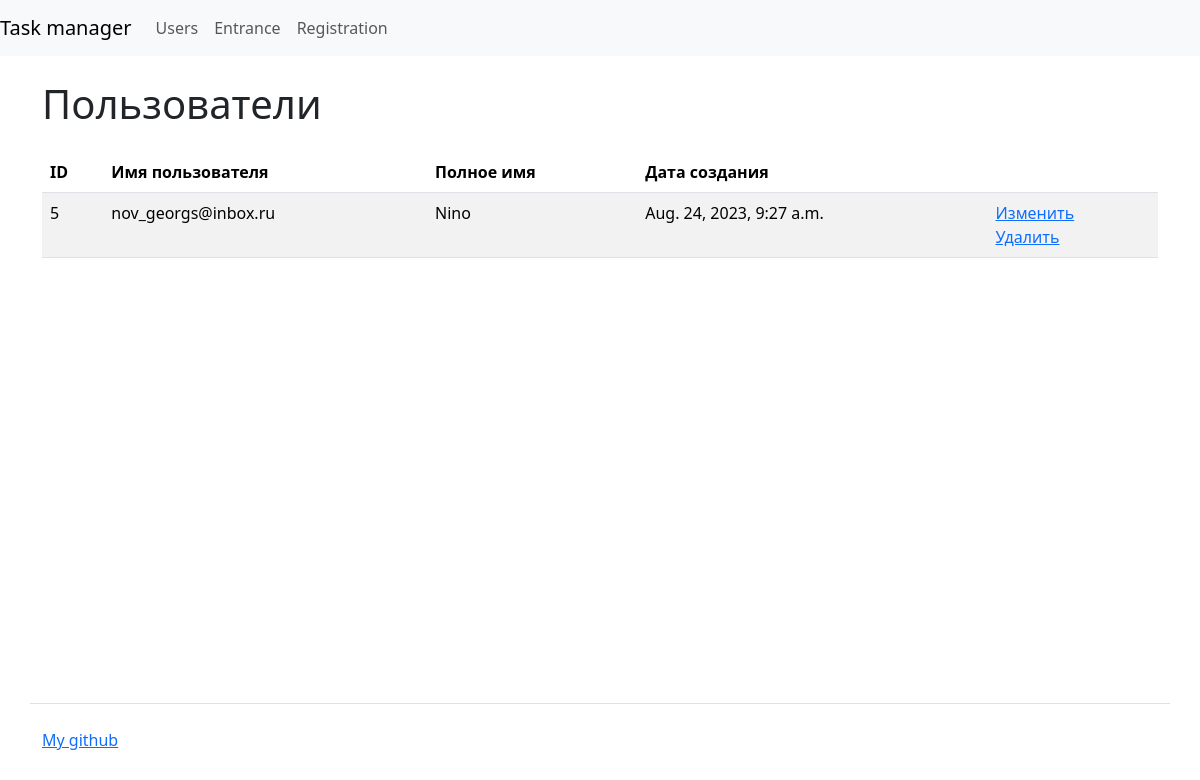
/users/, run on the app's committed database.
### users/models.py (models this page shows)
class CustomUser(AbstractUser):
    def __str__(self):
        return self.username

### users/views.py (the view)
# urls.py: path('', views.IndexView.as_view(), name='statuses'),
class IndexView(View):
    def get(self, request, *args, **kwargs):
        users = CustomUser.objects.values('id', 'first_name', 'last_name',
                                          'username', 'date_joined')[:15]
        return render(request, 'users/index.html', context={
            'users': users,
        })

### task_manager/templates/users/index.html (shortened to what this page needs)
{% extends "base.html" %}
{% load i18n %}
{% block content %}
<h1 class="my-4">Пользователи</h1>
<table class="table table-striped">
    <thead>
        <tr>
          <th>ID</th>
          <th>Имя пользователя</th>
          <th>Полное имя</th>
          <th>Дата создания</th>
          <th></th>
        </tr>
      </thead>
    <tbody>
    {% for user in users %}
    <tr>
        <td>{{user.id}}</td>
        <td>{{user.username}}</td>
        <td>{{user.first_name}} {{  user.last_name }}</td>
        <td>{{user.date_joined}}</td>
        <td>
            <a href="{% url 'update_user' user.id %}">Изменить</a>
            <br>
            <a href="/users/{{user.id}}/delete/">Удалить</a>
          </td>
    </tr>
    {% endfor %}
    </tbody>
</table>
{% endblock %}

### data on the page
CustomUser: id "5", username "nov_georgs@inbox.ru", first_name "Nino", date_joined "Aug. 24, 2023, 9:27 a.m."
